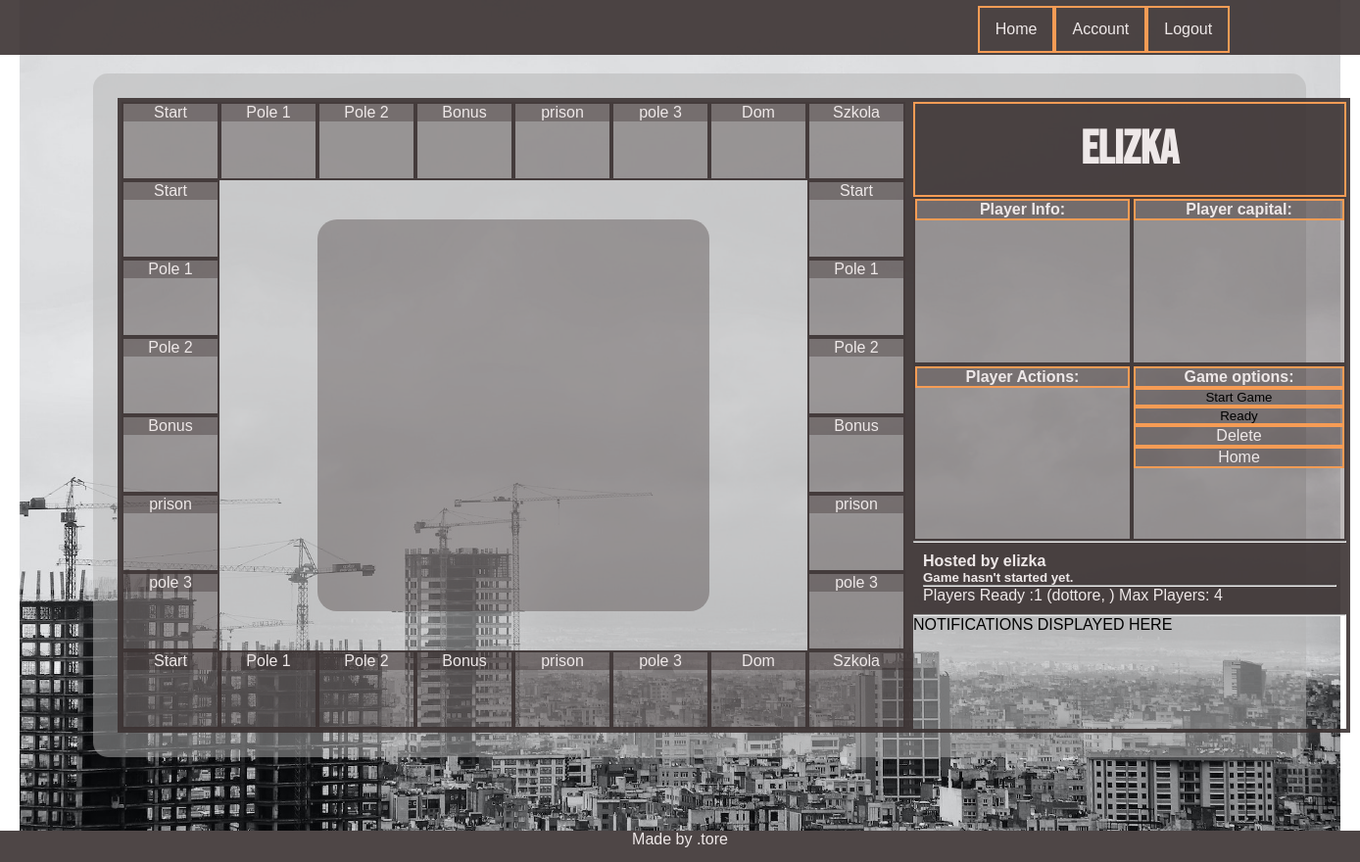
The app's page /game/3/ (signed in) with its own data.
### game/models.py (models this page shows, shortened)
class Field(models.Model):
    nr = models.IntegerField(default = None, blank = True, null = True)
    name = models.CharField(max_length=150)
    owner = models.ForeignKey(Player, on_delete=models.CASCADE, related_name='fieldOwner', null=True, default=None, blank=True)
    typeof = models.ForeignKey(FieldType, on_delete=models.CASCADE, related_name='typeOfField', null=True, default= None, blank=True)
    price = models.IntegerField(default=100)
    grade = models.IntegerField(default=1)

class Game(models.Model):
    name = models.CharField(max_length=150)
    host = models.CharField(max_length=10)
    is_played = models.BooleanField(default=False)
    max_players = models.IntegerField(default=4)
    who_is_ready = models.ManyToManyField(Player, related_name="guys_ready", blank=True)
    who_is_playing = models.ManyToManyField(Player, related_name="guys_playing", blank=True)
    turn = models.IntegerField(default=1)
    turn_of_player = models.ForeignKey(Player, on_delete=models.CASCADE, related_name='czyja_tura', blank=True,
                                       null=True)
    @property
    def how_many_players_ready(self):
        return self.who_is_ready.count()
    @property
    def players_ready(self):
        return list(self.who_is_ready.all())
    @property
    def players_playing(self):
        return list(self.who_is_playing.all())

### player/models.py (models this page shows)
class Player(models.Model):
    name = models.ForeignKey(User,on_delete=models.CASCADE,related_name='player_name')
    parent= models.CharField(max_length = 10)
    nick = models.CharField(max_length=10 )
    in_game= models.BooleanField(default = False)
    money = models.IntegerField(default=150)
    position = models.IntegerField(default=1)
    tossed_dice= models.BooleanField(default=False)
    description = models.TextField(max_length = 300, null = True)
    def __str__(self):
        return self.nick

### game/views.py (the view)
# urls.py: path('<int:id>/', detail, name = 'detail'),
@login_required
def detail(request, id):
    game = Game.objects.get(pk=id)
    player = Player.objects.get(parent=request.user.username)
    boardSize = 8
    r1 = Field.objects.all()[:boardSize]
    r2 = Field.objects.filter()[:(boardSize-2)]
    r3 = Field.objects.filter()[:boardSize]
    r4 = Field.objects.filter()[:boardSize-2]
    args = {'game': game, 'players_ready': game.players_ready, 'players_playing':game.players_playing, 'player':player,
            'player_in_game':player in game.players_playing, 'r1':r1, 'r2':r2, 'r3':r3, 'r4':r4}
    return render(request, 'game/detail.html', args)

### templates/game/detail.html (shortened to what this page needs)
{% extends 'base.html' %}
{% load static %}
{% block css %}
<link rel="stylesheet" href="{% static 'css/detail.css' %}">
{% endblock %}
{% block content %}
    <section class="game_section game_section_board">
     <div class="r1">
        {% for field in r1 %}
        <div class= 'game_field --row'><div class='game_field__header'> {{field.name}}</div></div>
        {% endfor %}
     </div>
     <div class="r2 ">
        {% for field in r2 %}
        <div class= 'game_field --col'>
            <div class='game_field__header'>
                {{field.name}}
            </div>
        </div>
        {% endfor %}
     </div>
     <div class="r3">
        {% for field in r3 %}
        <div class= 'game_field --row'><div class='game_field__header'> {{field.name}}</div></div>
        {% endfor %}
     </div>
     <div class="r4">
        {% for field in r4 %}
        <div class= 'game_field --col'>
            <div class='game_field__header'>
                {{field.name}}
            </div>
        </div>
        {% endfor %}
     </div>
      <div class="inner_board"></div>
    </section>
    <section class = "game_section game_section_sidebar">
        <div class="game_section_sidebar_top">
            <article class="sidebar_top__sidebar_header">
                <h2 class="playerName_header">{{player}}</h2>
            </article>
            <article class="sidebar_top__player_info __sidebar_item">
                <div class= '__sidebar_item_action'><h4>Player Info:</h4></div>
            </article>
            <article class="sidebar_top__game_stats __sidebar_item">
                <div class= '__sidebar_item_action'><h4>Player capital:</h4></div>
            </article>
            <article class="sidebar_top__game_actions __sidebar_item">
            <div class= '__sidebar_item_action'><h4>Player Actions:</h4></div>
            </article>
            <article class="sidebar_top__global_actions  __sidebar_item">
                <div class= '__sidebar_item_action'><h4>Game options:</h4></div>
                <div class="__sidebar_menu_column">
                    {% if not game.is_played %}
                    <input type ="button" value="Start Game" class="__sidebar_item_action --start_btn">
                    <input type ="button" value="Ready" class="__sidebar_item_action --ready_btn">
                    {% endif %}
                    {% if user.username == game.host %}
                    <div class='__sidebar_item_action'><a href ="{% url 'delete_gam' game.id%}">Delete</a></div>
                        {% endif %}
                    <div class='__sidebar_item_action'><a href ="{% url 'home'%}">Home</a></div>
                </div>
        </article>
        </div>
        <hr>
        <div class="game_section_sidebar_bottom">
            <h4>Hosted by {{game.host}}</h4>
            {% if game.is_played %}
            <h5 class = "notification-item">Game has already started!</h5>
                {% else %}
            <h5 class  = "notification-item">Game hasn't started yet.</h5>
                {% endif %}
            <hr>
                {% if game.is_played %}
            <p>Players in game: (
                {% for player in players_playing %}
                {{player}},
                {% endfor %})
            </p>
            <hr>
            <div class = '--menu'>
                {{game.turn_of_player}} turn!
                    {% else %}
                Players Ready :{{game.how_many_players_ready}} ({% for player in players_ready %}{{player}},
                    {% endfor %})
                Max Players: {{game.max_players}}
                    {% endif %}
            </div>
            <hr>
            <p class="notification-item">NOTIFICATIONS DISPLAYED HERE<p>
        </div>
    </section>
</div>
{% endblock %}

### static/css/main.css (style rules this page uses)
* { padding: 0; margin: 0; box-sizing: border-box; }
body { font-family: "Noto Sans JP", sans-serif; }
:root { --main-bg-color: hsla(0, 0%, 70%, 50%); --main-bars-color: rgba(59, 50, 50, 0.9); --main-color-alpha: rgba(39, 26, 26, 0.3); --main-gold-border: #f69c55; --font-color: rgb(238, 232, 232); }

### static/css/detail.css (style rules this page uses)
.game_section { height: 100%; border: 4px solid var(--main-bars-color); }
.game_section_board { grid-area: board; display: grid; grid-template-areas: "r1 r1 r1 r1 r1 r1" "r4 vo vo vo vo r2" "r4 vo vo vo vo r2" "r4 vo vo vo vo r2" "r4 vo vo vo vo r2" "r3 r3 r3 r3 r3 r3"; grid-gap: 0px 0px; position: relative; }
.r1 { grid-area: r1; display: flex; }
.r2 { grid-area: r2; display: flex; flex-direction: column; }
.r3 { grid-area: r3; display: flex; width: 100%; }
.r4 { grid-area: r4; }
.game_field { display: flex; flex-direction: column; border: 2px solid var(--main-bars-color); height: 80px; z-index: 10; background-color: var(--main-color-alpha); }
.game_field__header { background-color: var(--main-color-alpha); color: var(--font-color); text-align: center; }
.--row { width: 100px; }
.--col { width: 100px; }
.inner_board { position: absolute; left: 200px; top: 120px; width: 400px; height: 400px; background-color: var(--main-color-alpha); border-radius: 20px; z-index: 100; }
.game_section_sidebar { grid-area: sidebar; width: 450px; }
.game_section_sidebar_top { display: grid; grid-template-areas: "sidebar_header sidebar_header" "player_info game_stats" "player_info game_stats" "player_info game_stats" "player_info game_stats" "game_actions global_actions" "game_actions global_actions"; height: 70%; }
.sidebar_top__sidebar_header { display: flex; align-items: center; justify-content: center; grid-area: sidebar_header; background-color: var(--main-bars-color); border: 2px solid var(--main-gold-border); font-family: "Bebas Neue", cursive; font-size: 2em; color: var(--font-color); text-align: center; }
.sidebar_top__player_info { height: 30%; grid-area: player_info; }
.sidebar_top__game_stats { height: 30%; grid-area: game_stats; }
.sidebar_top__game_actions { height: 20%; grid-area: game_actions; }
.sidebar_top__global_actions { height: 20%; grid-area: global_actions; }
.__sidebar_item { height: 100%; border: 2px solid var(--main-bars-color); background-color: var(--main-color-alpha); color: var(--font-color); }
.__sidebar_menu_column { display: flex; flex-direction: column; justify-content: space-around; }
.__sidebar_item_action { border: 2px solid var(--main-gold-border); background-color: var(--main-color-alpha); width: 100%; text-align: center; }
.__sidebar_item_action a { color: var(--font-color); text-decoration: none; }
.game_section_sidebar_bottom { padding: 10px; color: var(--font-color); background-color: var(--main-bars-color); }

### records on screen
Field: name "Start"
Field: name "Pole 1"
Field: name "Pole 2"
Field: name "Bonus"
Field: name "prison"
Field: name "pole 3"
Field: name "Dom"
Field: name "Szkola"
Player: nick "elizka"
Game: host "elizka", how_many_players_ready "1", max_players "4"
Player: nick "dottore"
